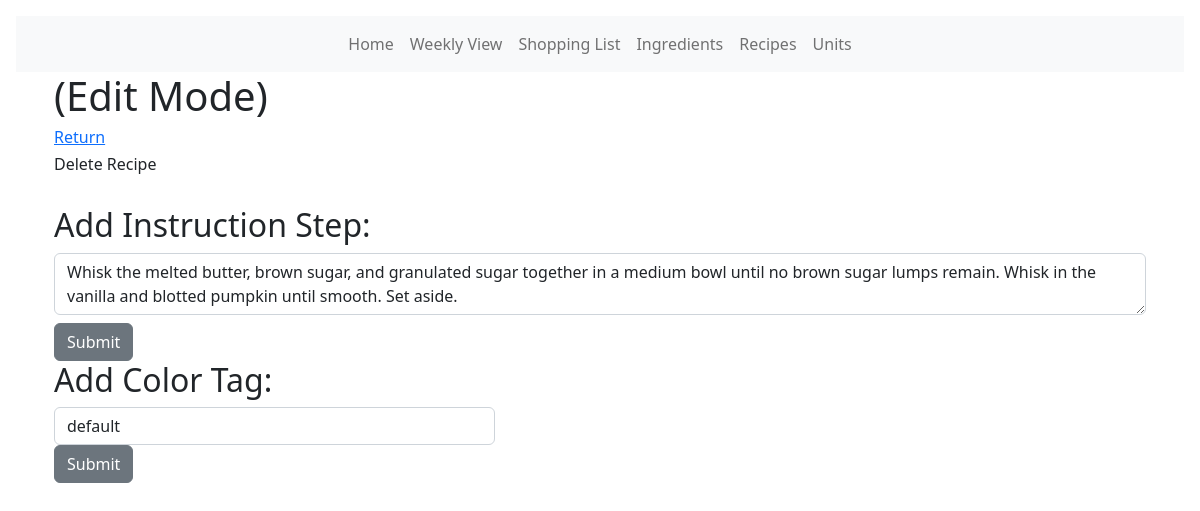
Before: /recipe/edit_instruction/18 with the older database file.
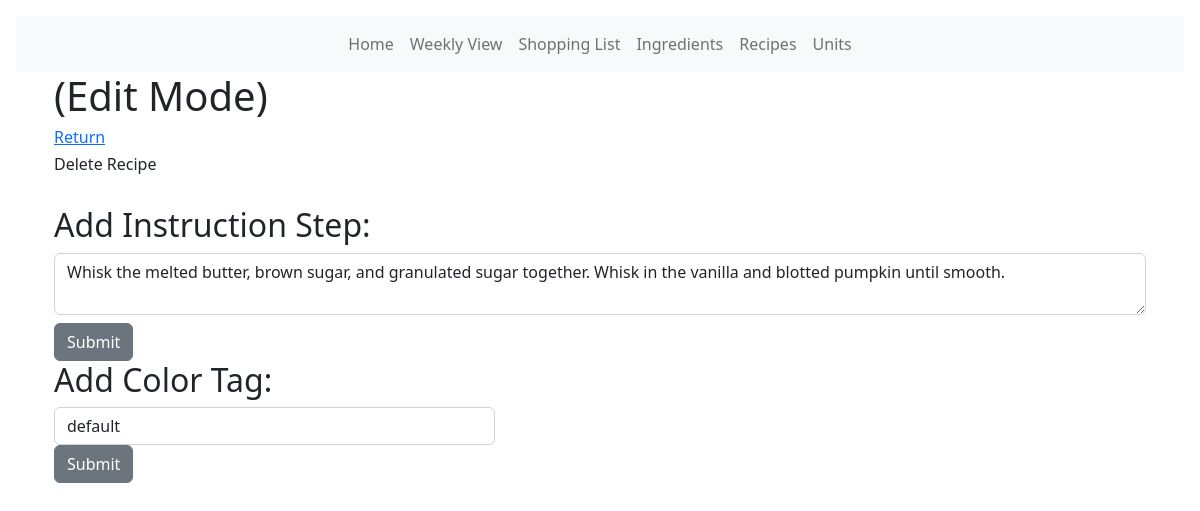
After: the same page with the newer database file.
### models.py (models this page shows, shortened)
class RecipeInstruction(db.Model):
    id = db.Column(db.Integer, primary_key=True)
    rid = db.Column(db.Integer, db.ForeignKey("recipe.id"))
    instruction = db.Column(db.Text)
    instruction_color_tag = db.Column(db.String(20))

### main.py (the view)
@app.route("/recipe/edit_instruction/<int:id>", methods=["GET", "POST"])
def recipe_edit_instruction(id):
    a = RecipeInstruction.query.get_or_404(id)
    b = a.instruction
    r = Recipe.query.filter_by(id=a.rid).first()
    """Add Instruction Step Form"""
    form = AddInstruction()
    form2 = SelectColor()
    if request.method == "GET":
        form.instruction.data = b
    if form.submit3.data and form.validate_on_submit():
        form.instruction.data = form.instruction.data
        a.instruction = form.instruction.data
        db.session.commit()
    if form2.submit.data and form2.validate_on_submit():
        a.instruction_color_tag = form2.name.data
        db.session.commit()
    return render_template(
        "/recipes/edit_recipe_instruction.html", a=a, form=form, form2=form2, r=r, b=b
    )

### forms.py
class AddInstruction(FlaskForm):
    instruction = TextAreaField(
        "Add Instruction Step:", validators=[validators.InputRequired()]
    )
    submit3 = SubmitField("Submit")

class SelectColor(FlaskForm):
    name = SelectField(
        "Color Tag:",
        choices=[
            ("default"),
            ("blue"),
            ("green"),
            ("light blue"),
            ("red"),
            ("yellow"),
            ("purple"),
            ("orange"),
            ("dark grey"),
            ("light grey"),
        ],
        validate_choice=False,
    )
    submit = SubmitField("Submit")

### templates/recipes/edit_recipe_instruction.html (shortened to what this page needs)
<!DOCTYPE html>
<html lang="en">
<head>
  <link href="{{ url_for('static', filename='css/select2.css') }}" rel="stylesheet" />
  {% extends 'base.html' %} {% block content %}
</head>
<body><b></b>
  <div class="container">
    <h1>{{title}} (Edit Mode)</h1>
    <a href="{{url_for('recipe_edit', id=r.id)}}">
      <h6>Return</h6>
      <h6>Delete Recipe</h6>
    </a>
    <br>
    <div class="row">
      <div class="col">
        <div class="row">
          <div class="col">
            <h2>Add Instruction Step:</h2>
            <form method="POST">
              <div class="col">
                {{ form.hidden_tag() }} {{ form.instruction(class="form-control")}}
              </div>
              <div class="col">{{ form.submit3(class="btn btn-secondary mt-2") }}</div>
            </form>
          </div>
        </div>
      </div>
    </div>
    <div class="row">
      <div class="col">
          <div class="row">
              <div class="col-5">
                  <h2>Add Color Tag:</h2>
                  <form method="POST">
                      <div class="col">
                          {{ form2.hidden_tag() }} {{ form2.name(class="form-control", data="testtt") }}
                      </div>
                      <div class="col">{{ form2.submit(class="btn btn-secondary") }}
                      </div>
                  </form>
              </div>
          </div>
      </div>
  </div>
    <br />
</body>
{% endblock %}

Changed rows visible on the page:
changed RecipeInstruction: instruction "…sugar, and granulated sugar together in a medium bowl until no brown sugar lumps remain. Whisk in the vanilla and blotted pumpkin until smooth. Set aside." → "Whisk the melted butter, brown sugar, and granulated sugar together. Whisk in the vanilla and blotted pumpkin until smooth."
